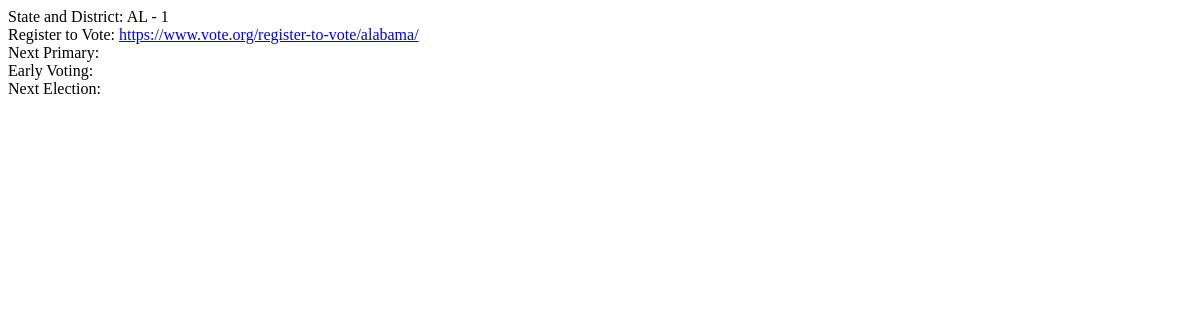
Page /district/AL-1/ on the earlier database version.
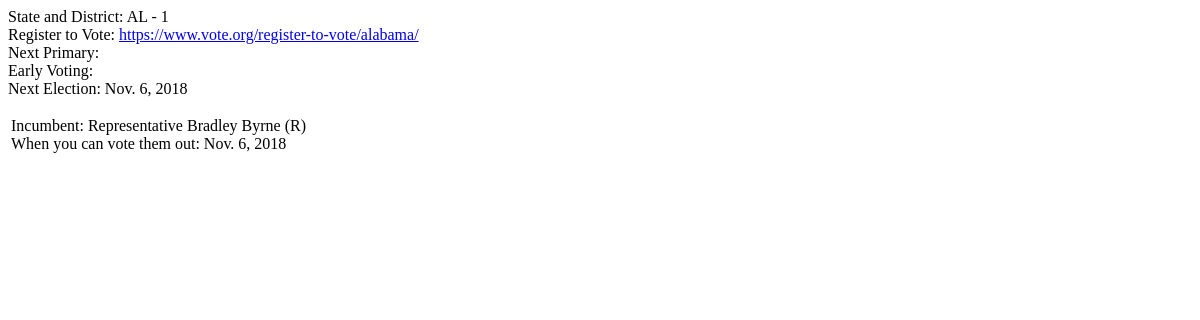
Same page on the later database version.
### federal/models.py (models this page shows, shortened)
class District(models.Model):
    state = models.CharField(max_length=2, choices=STATE_CHOICES)
    district = models.CharField(max_length=8, default="Senate")
    voter_reg_url = models.ForeignKey(VoterRegistration, null=True, blank=True)
    next_primary_date = models.DateField('Next Primary', null=True, blank=True)
    next_early_vote_date_begin = models.DateField('Early Voting Begins', null=True, blank=True)
    next_early_vote_date_end = models.DateField('Early Voting Ends', null=True, blank=True)
    next_election_date = models.DateField('Election Date', null=True, blank=True)
    class Meta:
        ordering = ["state", "district"]
        unique_together = ("state", "district")

class VoterRegistration(models.Model):
    state = models.CharField(max_length=2, choices=STATE_CHOICES, unique=True)
    url = models.CharField(max_length=200)
    last_updated_date = models.DateField(default=date.today)

class Candidate(models.Model):
    active = models.BooleanField(default=True)
    incumbent = models.BooleanField(default=False)
    party = models.CharField(max_length=1, choices=PARTY_CHOICES)
    term_end = models.DateField('Term End', null=True, blank=True)
    district = models.ForeignKey(District)
    position = models.CharField(max_length=200, choices=POSITION_CHOICES)
    name = models.CharField(max_length=200)
    url = models.CharField(max_length=200, null=True, blank=True)
    twitter_handle = models.CharField(max_length=100, null=True, blank=True)
    facebook_url = models.CharField(max_length=200, null=True, blank=True)
    reasons_to_keep = models.TextField('Reasons to Keep/Elect', null=True, blank=True)
    reasons_to_vote_out = models.TextField(null=True, blank=True)
    bio = models.TextField(null=True, blank=True)
    comments = models.TextField(null=True, blank=True)
    class Meta:
        ordering = ["district", "position"]
        unique_together = ("name", "district")

### federal/views.py (the view)
# urls.py: url(r'^district/(?P<district>.+)/$',   views.by_district,    name='by_district'),
def by_district(request, district):
    state, dist = district.split('-', 1)
    d = District.objects.get(state=state, district=dist)
    i = Candidate.objects.filter(district=d.id, active=True, incumbent=True)
    ic = Candidate.objects.filter(district=d.id, active=True, incumbent=False)
    context = {
        'district': d,
        'incumbent': i,
        'candidates': ic,
    }
    return render(request, 'federal/district.html', context)

### federal/templates/federal/district.html (shortened to what this page needs)
<p>
    State and District: {{ district.state }} - {{ district.district }}<br>
    Register to Vote: <a href="{{ district.voter_reg_url.url }}" target="new">{{ district.voter_reg_url.url }}</a><br>
    Next Primary: {% if district.next_primary_date %}{{ district.next_primary_date }}{% endif %}<br>
    Early Voting: <br>
    Next Election: {% if district.next_election_date %}{{ district.next_election_date }}{% endif %}<br>
</p>
<table width="100%">
  <tr valign="top">
    <td width="40%">
        {% if incumbent %}
            {%for i in incumbent %}
                <p>
                Incumbent: {{ i.position }} {{ i.name }} ({{ i.party }})<br>
                {% if i.party == 'R' %}
                    When you can vote them out:
                    {% if i.term_end %}
                        {{ i.term_end }}
                    {% endif %}<br>
                {% endif %}
                </p>
            {% endfor %}
        {% endif %}
    </td>
    <td width="55%">
    </td>
  </tr>
</table>

Differences in the rows shown:
changed District "AL": next_election_date (not shown) → "Nov. 6, 2018"
added Candidate: position "Representative", name "Bradley Byrne", party "R", term_end "Nov. 6, 2018"
